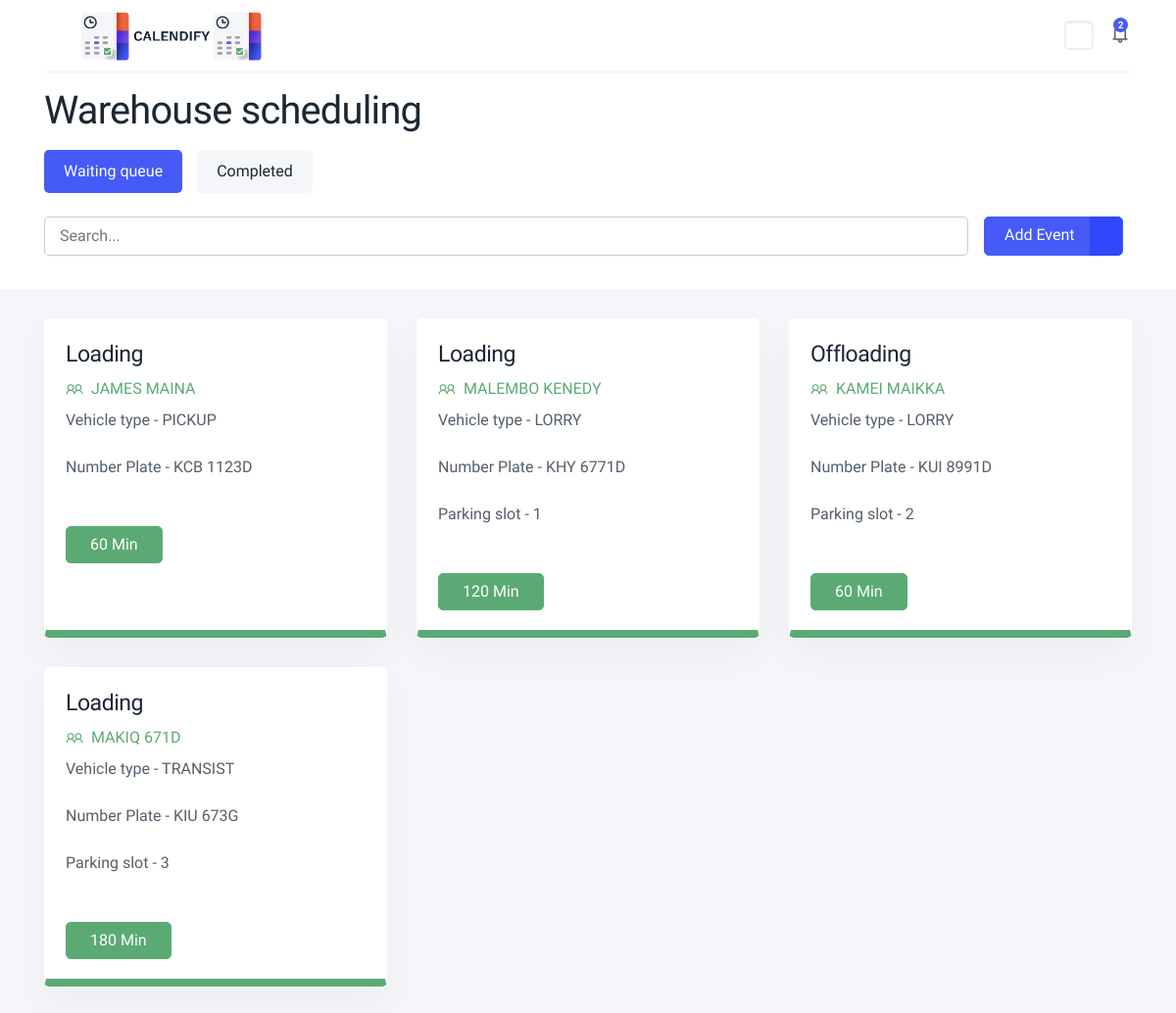
Before: / with the older database file.
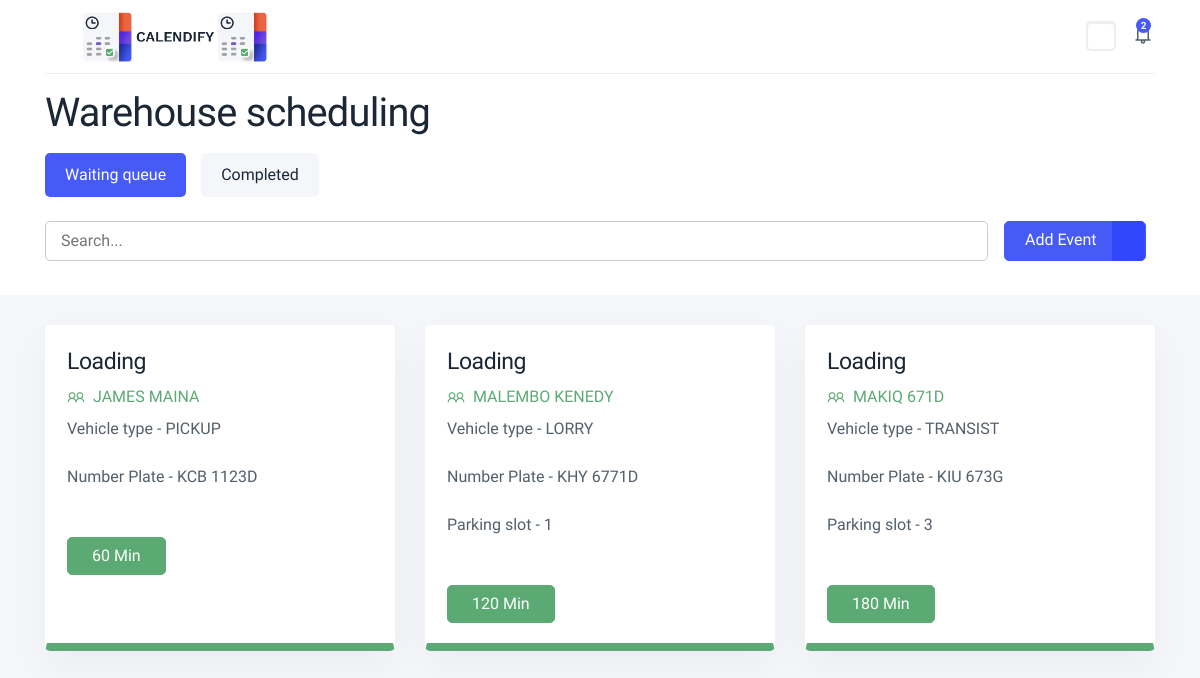
After: the same page with the newer database file.
### homepage/models.py (models this page shows, shortened)
class BaseModel(models.Model):
    created = models.DateTimeField(auto_now_add=True)
    updated = models.DateTimeField(auto_now=True)

class Queue(BaseModel):
    QUEUE_CHOICES = [
    ('PENDING', 'PENDING'),
    ('COMPLETED', 'COMPLETED')
]
    vehicle_id = models.ForeignKey(Vehicle,on_delete=models.CASCADE)
    event_id = models.ForeignKey(Event,on_delete=models.CASCADE)
    parking_slot_id = models.ForeignKey(ParkingSLots,on_delete=models.CASCADE,blank=True,null=True)
    status = models.CharField(max_length=255,choices=QUEUE_CHOICES,default="PENDING")

class Vehicle(models.Model):
    vehicle_plate = models.CharField(max_length=255)
    category_id = models.ForeignKey(VehicleCategory,on_delete=models.CASCADE)
    driver_id = models.ForeignKey(Driver,on_delete=models.CASCADE)

class Driver(models.Model):
    driver_name = models.CharField(max_length=255)

class Event(models.Model):
    vehicle_category_id = models.ForeignKey(VehicleCategory,on_delete=models.CASCADE)
    time = models.BigIntegerField(default=0)
    laoding = models.BooleanField(default=False)

class VehicleCategory(models.Model):
    VEHICLE_CHOICES = [
    ('PICKUP', 'PICKUP'),
    ('LORRY', 'LORRY'),
    ('TRANSIST', 'TRANSIST'),
]
    vehicle_type = models.CharField(max_length=255,choices=VEHICLE_CHOICES,default="PICKUP")

class ParkingSLots(models.Model):
    parking_slot_no = models.BigIntegerField()
    parking_slot_available = models.BooleanField(default=True)

### homepage/views.py (the view, shortened to what this page needs)
# urls.py: path('',index,name="index"),
def index(request):
    all_queue = Queue.objects.filter(status = "PENDING")
    all_queue_completed = Queue.objects.filter(status = "COMPLETED")
    context ={
            'queue':all_queue,
            'completed':all_queue_completed
        }
    return render(request,'index.html',context)

### homepage/templates/index.html (shortened to what the changed rows need)
{% load static %}
<!doctype html>
<html lang="en">
  <head>
      <link rel="stylesheet" href="{% static  'assets/css/backend.min.css' %}">
      <link rel="stylesheet" href="{% static  'assets/vendor/@fortawesome/fontawesome-free/css/all.min.css' %}">
      <link rel="stylesheet" href="{% static  'assets/vendor/line-awesome/dist/line-awesome/css/line-awesome.min.css' %}">
      <link rel="stylesheet" href="{% static  'assets/vendor/remixicon/fonts/remixicon.css' %}">  </head>
  <body class="fixed-top-navbar top-nav  ">
    <div class="wrapper">
      <div class="content-page">
    <div class="content-top">
        <div class="container">
            <div class="row">
                <div class="col-lg-12 mb-3">
                    <div class="d-flex align-items-center justify-content-between">
                        <div class="navbar-breadcrumb">
                            <h1 class="mb-1">Warehouse scheduling</h1>
                        </div>
                    </div>
                </div>
            </div>
        </div>
    </div>
    <div class="container">
        <div class="row">
            <div class="col-lg-12">
                <div class="event-content">
                    <div id="event1" class="tab-pane fade active show">
                        <div class="row">
                            {% if queue %}
                            {% for m in queue %}
                            <div class="col-lg-4 col-md-6">
                                <div class="card card-block card-stretch card-height">
                                    <div class="card-body rounded event-detail event-detail-success">
                                        <div class="d-flex align-items-top justify-content-between">
                                            <div>
                                                {% if m.event_id.laoding %}
                                                <h4 class="mb-2 mr-4">Loading</h4>
                                                {% else %}
                                                <h4 class="mb-2 mr-4">Offloading</h4>
                                                {% endif %}
                                                <p class="mb-2 text-success font-weight-500 text-uppercase"><i class="las la-user-friends pr-2"></i>{{m.vehicle_id.driver_id.driver_name}}</p>
                                                <p class="mb-4 card-description">Vehicle type - {{m.event_id.vehicle_category_id.vehicle_type}}</p>
                                                <p class="mb-4 card-description">Number Plate - {{m.vehicle_id.vehicle_plate}}</p>
                                                {% if m.parking_slot_id.parking_slot_no  %}
                                                <p class="mb-4 card-description">Parking slot - {{m.parking_slot_id.parking_slot_no}}</p>
                                                {% endif %}
                                                <div class="d-flex align-items-center pt-4">
                                                    <a href="#" class="btn btn-success mr-3 px-xl-4">{{m.event_id.time}} Min</a>
                                                </div>
                                            </div>
                                            <div class="card-header-toolbar mt-1">
                                                <div class="dropdown">
                                                    <span class="dropdown-toggle" id="dropdownMenuButton03" data-toggle="dropdown">
                                                        <i class="ri-more-2-fill"></i>
                                                    </span>
                                                </div>
                                            </div>
                                        </div>
                                    </div>
                                </div>
                            </div>
                            {% endfor %}
                            {% endif %}
                        </div>
                    </div>
                </div>
            </div>
        </div>
    </div>
      </div>
    </div>
    <script src="{% static  'assets/js/app.js' %}"></script>  </body>
</html>

Changed rows visible on the page:
no longer on this page (row edited): Queue: shows "Offloading", vehicle_id.driver_id.driver_name "KAMEI MAIKKA", event_id.vehicle_category_id.vehicle_type "LORRY", vehicle_id.vehicle_plate "KUI 8991D", parking_slot_id.parking_slot_no "2", event_id.time "60"
